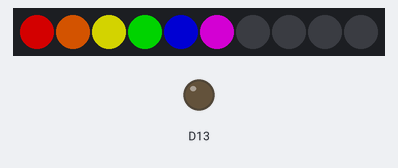
A sketch run on a simulated Adafruit Circuit Playground Express. On the bench: 10 RGB LEDs in strip order, left to right, output pins drawn as LEDs (lit = HIGH). Dim RGB values are drawn brighter than linear.

Above: at 0.1 s.
At 1.1 s:
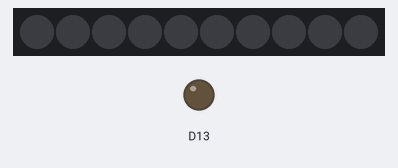

The sketch:

blinkingLights.ino
```cpp
#include "Adafruit_CircuitPlayground.h"
int brightness = 255;
int Red = 255;
int Green =0;
int Blue = 0;

void setup() {
  Serial.begin(2000000);

  // Start the Circuit Playground Express
  CircuitPlayground.begin();

  //Set which NeoPixels you want to use and what colour you want them to be

  // Set the NeoPixels Brightness
  CircuitPlayground.setBrightness(125);
}

void loop() {
  // Make changes to how they glow during the loop
  // only relevent for part 4: Change the NeoPixel colour once the program has started
  CircuitPlayground.setPixelColor(0,255,0,0);
 CircuitPlayground.setPixelColor(1,255,100,0);
 CircuitPlayground.setPixelColor(2,255,255,0);
 CircuitPlayground.setPixelColor(3,0,255,0);
 CircuitPlayground.setPixelColor(4,0,0,255);
 CircuitPlayground.setPixelColor(5,255,0,255);
 CircuitPlayground.setPixelColor(6,0,0,0);
 CircuitPlayground.setPixelColor(7,0,0,0);
 CircuitPlayground.setPixelColor(8,0,0,0);
 CircuitPlayground.setPixelColor(9,0,0,0);


  delay(1000);
  CircuitPlayground.clearPixels();
  delay(1000);
 CircuitPlayground.setPixelColor(0,255,0,0);
 CircuitPlayground.setPixelColor(1,255,100,0);
 CircuitPlayground.setPixelColor(2,255,255,0);
 CircuitPlayground.setPixelColor(3,0,255,0);
 CircuitPlayground.setPixelColor(4,0,0,255);
 CircuitPlayground.setPixelColor(5,255,0,255);
 CircuitPlayground.setPixelColor(6,0,0,0);
 CircuitPlayground.setPixelColor(7,0,0,0);
 CircuitPlayground.setPixelColor(8,0,0,0);
 CircuitPlayground.setPixelColor(9,0,0,0);

  CircuitPlayground.strip.show();
  delay(1000);

}
```

Measured:
- what the display in image 1 shows lasts 1.0 s, from 1.0 s to 2.0 s
